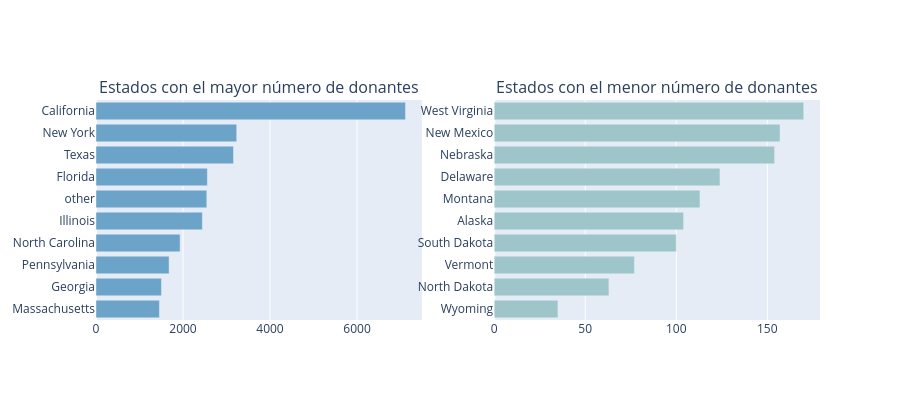

The notebook cell saved with this chart:
### Markdown cell above
![Mapa de Donantes](Imagenes/imagen1.png)

### Code cell
def bar_hor(df, col, title, color, w=None, h=None, lm=0, limit=100, return_trace=False, rev=False):
    cnt_srs = df[col].value_counts()
    yy = cnt_srs.head(limit).index[::-1]
    xx = cnt_srs.head(limit).values[::-1]

    if rev:
        yy = cnt_srs.tail(limit).index[::-1]
        xx = cnt_srs.tail(limit).values[::-1]

    trace = go.Bar(y=yy, x=xx, orientation='h',
                   marker=dict(color=color))

    if return_trace:
        return trace

    layout = dict(title=title, margin=dict(l=lm), width=w, height=h)
    fig = go.Figure(data=[trace], layout=layout)
    iplot(fig)


def bar_hor_noagg(x, y, title, color, w=None, h=None, lm=0, limit=100, rt=False):
    trace = go.Bar(y=x, x=y, orientation='h',
                   marker=dict(color=color))

    if rt:
        return trace

    layout = dict(title=title, margin=dict(l=lm), width=w, height=h)
    fig = go.Figure(data=[trace], layout=layout)
    iplot(fig)


def bar_ver_noagg(x, y, title, color, w=None, h=None, lm=0, rt=False):
    trace = go.Bar(y=y, x=x,
                   marker=dict(color=color))

    if rt:
        return trace

    layout = dict(title=title, margin=dict(l=lm), width=w, height=h)
    fig = go.Figure(data=[trace], layout=layout)
    iplot(fig)


# --- CAMBIO DE COLORES AQUÍ (usando 2 tonos de tu paleta) ---
# Color 1: Azul cielo intenso (#6BA3C9)
# Color 2: Aguamarina suave (#9EC5C9)

trace1 = bar_hor(
    donors_df,
    'Donor City',
    "Ciudades con el mayor número de donantes",
    '#6BA3C9',  # <--- CAMBIADO
    500, 400, 200,
    limit=10,
    return_trace=True
)

trace2 = bar_hor(
    donors_df,
    'Donor State',
    "Estados con el mayor número de donantes",
    '#6BA3C9',  # <--- CAMBIADO
    500, 400, 200,
    limit=10,
    return_trace=True
)

trace4 = bar_hor(
    donors_df,
    'Donor State',
    "Estados con el menor número de donantes",
    '#9EC5C9',  # <--- CAMBIADO (se usa el segundo tono para diferenciar)
    600, 400, 200,
    limit=10,
    return_trace=True,
    rev=True
)

fig = tools.make_subplots(
    rows=1,
    cols=2,
    print_grid=False,
    subplot_titles=[
        'Estados con el mayor número de donantes',
        'Estados con el menor número de donantes'
    ]
)

fig.append_trace(trace2, 1, 1)
fig.append_trace(trace4, 1, 2)

fig['layout'].update(height=400, showlegend=False)
iplot(fig)

### Figure 1 — Plotly figure (JSON) as saved in the notebook; plotly's stock layout.template omitted (floating-point values rounded to 4 significant figures)
{"data": [{"marker": {"color": "#6BA3C9"}, "orientation": "h", "type": "bar", "x": [1458, 1504, 1680, 1933, 2445, 2547, 2560, 3161, 3235, 7115], "xaxis": "x", "y": ["Massachusetts", "Georgia", "Pennsylvania", "North Carolina", "Illinois", "other", "Florida", "Texas", "New York", "California"], "yaxis": "y"}, {"marker": {"color": "#9EC5C9"}, "orientation": "h", "type": "bar", "x": [35, 63, 77, 100, 104, 113, 124, 154, 157, 170], "xaxis": "x2", "y": ["Wyoming", "North Dakota", "Vermont", "South Dakota", "Alaska", "Montana", "Delaware", "Nebraska", "New Mexico", "West Virginia"], "yaxis": "y2"}], "layout": {"annotations": [{"font": {"size": 16}, "showarrow": false, "text": "Estados con el mayor número de donantes", "x": 0.225, "xanchor": "center", "xref": "paper", "y": 1, "yanchor": "bottom", "yref": "paper"}, {"font": {"size": 16}, "showarrow": false, "text": "Estados con el menor número de donantes", "x": 0.775, "xanchor": "center", "xref": "paper", "y": 1, "yanchor": "bottom", "yref": "paper"}], "height": 400, "showlegend": false, "xaxis": {"anchor": "y", "domain": [0, 0.45]}, "xaxis2": {"anchor": "y2", "domain": [0.55, 1]}, "yaxis": {"anchor": "x", "domain": [0, 1]}, "yaxis2": {"anchor": "x2", "domain": [0, 1]}}}
